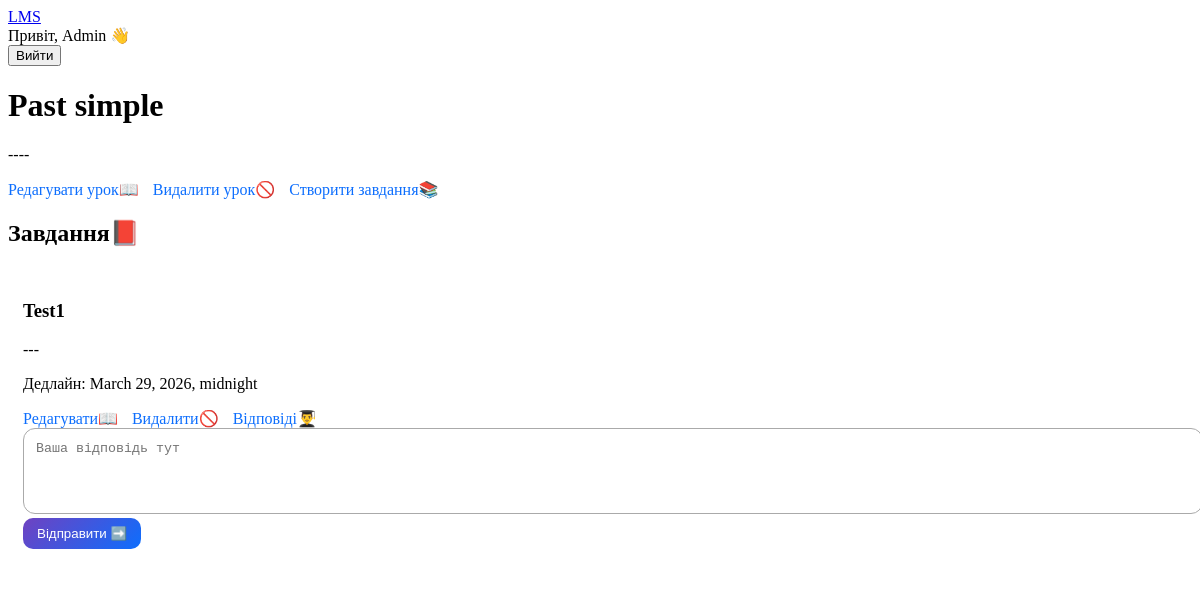
Before: /lesson/11/ (signed in) with the older database file.
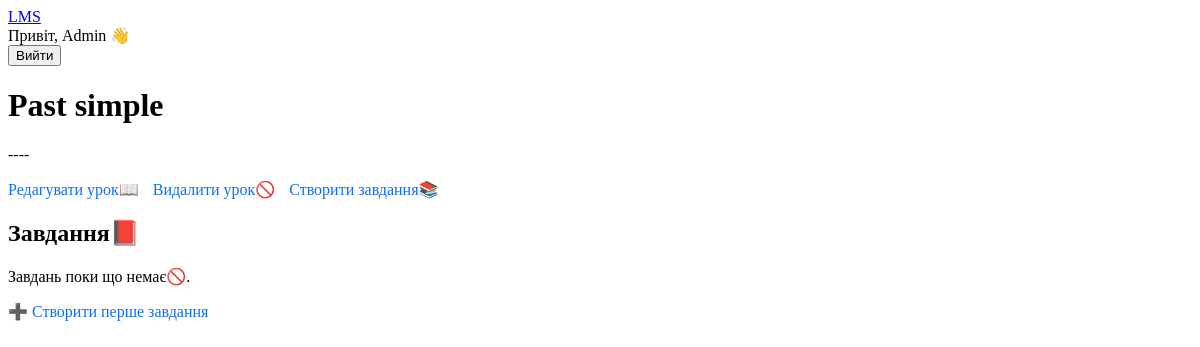
After: the same page with the newer database file.
### lms/models.py (models this page shows, shortened)
class Lesson(models.Model):
    module = models.ForeignKey(Module, on_delete=models.CASCADE, related_name='lessons')
    title = models.CharField(max_length=200)
    content = models.TextField()
    video_url = models.URLField(blank=True)

class Assignment(models.Model):
    lesson = models.ForeignKey(Lesson, on_delete=models.CASCADE, related_name='assignments')
    title = models.CharField(max_length=200)
    description = models.TextField()
    deadline = models.DateTimeField()

### lms/views.py (the view)
# urls.py: path('lesson/<int:lesson_id>/', views.lesson_detail, name='lesson_detail'),
def lesson_detail(request, lesson_id):
    lesson = get_object_or_404(Lesson, id=lesson_id)
    course = lesson.module.course
    enrolled = request.user.is_authenticated and Enrollment.objects.filter(user=request.user, course=course).exists()
    user_submissions = {}
    if request.user.is_authenticated:
        for assignment in lesson.assignments.all():
            user_submissions[assignment.id] = Submission.objects.filter(
                assignment=assignment,
                student=request.user
            ).exists()
    return render(request, 'lms/lesson_detail.html', {
        'lesson': lesson,
        'enrolled': enrolled,
        'user_submissions': user_submissions
    })

### lms/templatetags/custom_tags.py (called while the page is built)
@register.filter
def get_item(dictionary, key):
    return dictionary.get(key)

### lms/templates/lms/lesson_detail.html (shortened to what this page needs)
{% extends "base.html" %}
{% block content %}
{% load custom_tags %}
<h1 class="text-black">{{ lesson.title }}</h1>
<p class="text-black">{{ lesson.content }}</p>
{% if user.is_superuser or user.profile.role == "teacher" or user.profile.role == "admin" %}
  <div class="action-links mb-3">
    <a href="{% url 'edit_lesson' lesson.id %}" class="link-btn">Редагувати урок📖</a>
    <a href="{% url 'delete_lesson' lesson.id %}" class="link-btn">Видалити урок🚫</a>
    <a href="{% url 'create_assignment' lesson.id %}" class="link-btn">Створити завдання📚</a>
  </div>
{% endif %}
<h2 class="text-black">Завдання📕</h2>
{% if enrolled %}
  {% if lesson.assignments.exists %}
    {% for assignment in lesson.assignments.all %}
      <div class="assignment-box">
        <h3 class="text-black">{{ assignment.title }}</h3>
        <p class="text-black">{{ assignment.description }}</p>
        <p class="text-black">Дедлайн: {{ assignment.deadline }}</p>
        {% if user.is_superuser or user.profile.role == "teacher" or user.profile.role == "admin" %}
          <div class="action-links mb-2">
            <a href="{% url 'edit_assignment' assignment.id %}" class="link-btn">Редагувати📖</a>
            <a href="{% url 'delete_assignment' assignment.id %}" class="link-btn">Видалити🚫</a>
            <a href="{% url 'assignment_submissions' assignment.id %}" class="link-btn">Відповіді👨‍🎓</a>
          </div>
        {% endif %}
        {% if user.is_authenticated %}
          {% if user_submissions|get_item:assignment.id %}
            <p class="text-success">Ви вже здали це завдання✅</p>
          {% else %}
            <form method="post" action="{% url 'submit_assignment' assignment.id %}">
              <textarea name="answer" class="custom-textarea" rows="4" placeholder="Ваша відповідь тут"></textarea>
              <button type="submit" class="btn-custom mt-2">Відправити ➡️</button>
            </form>
          {% endif %}
        {% endif %}
      </div>
    {% endfor %}
  {% else %}
    {% if user.is_superuser or user.profile.role == "teacher" or user.profile.role == "admin" %}
      <p class="text-black">Завдань поки що немає🚫.</p>
      <a href="{% url 'create_assignment' lesson.id %}" class="link-btn">➕ Створити перше завдання</a>
    {% else %}
      <p class="text-black">Завдань поки що немає📖.</p>
    {% endif %}
  {% endif %}
{% else %}
  <p class="text-black">Запишіться на курс, щоб переглянути завдання🚫</p>
{% endif %}
{% endblock %}

### lms/templates/base.html (shortened to what this page needs)
<!DOCTYPE html>
<html lang="uk">
<head>
{% load static %}
    <link href="{% static 'css/bootstrap.min.css' %}" rel="stylesheet">
    <link href="{% static 'css/style.css' %}" rel="stylesheet">
    <link href="{% static 'css/bootstrap.min.css' %}" rel="stylesheet">
</head>
<body class="bg-light">
<nav class="navbar navbar-expand-lg navbar-dark bg-primary shadow-sm">
    <div class="container">
        <a class="navbar-brand" href="{% url 'home' %}">LMS</a>
        <div class="collapse navbar-collapse justify-content-end">
            {% if user.is_authenticated %}
                <span class="navbar-text me-3">
                    Привіт, {{ user.username }} 👋
                </span>
                <form method="post" action="{% url 'logout' %}">
                    <button class="btn btn-outline-light btn-sm">
                        Вийти
                    </button>
                </form>
            {% else %}
                <a href="{% url 'login' %}" class="btn btn-light btn-sm me-2">Увійти</a>
                <a href="{% url 'register' %}" class="btn btn-warning btn-sm">Реєстрація</a>
            {% endif %}
        </div>
    </div>
</nav>
<div class="container mt-5">
    {% block content %}
    {% endblock %}
</div>
</body>
</html>

### lms/static/css/style.css (style rules this page uses)
.link-btn { color: #0d6efd; text-decoration: none; font-weight: 500; transition: 0.2s; }
.action-links a { margin-right: 10px; }

Changed rows visible on the page:
removed Assignment: title "Test1", description "---", deadline "March 29, 2026, midnight"
Other visible differences:
text now shown: "Завдань поки що немає🚫. ➕ Створити перше завдання"
